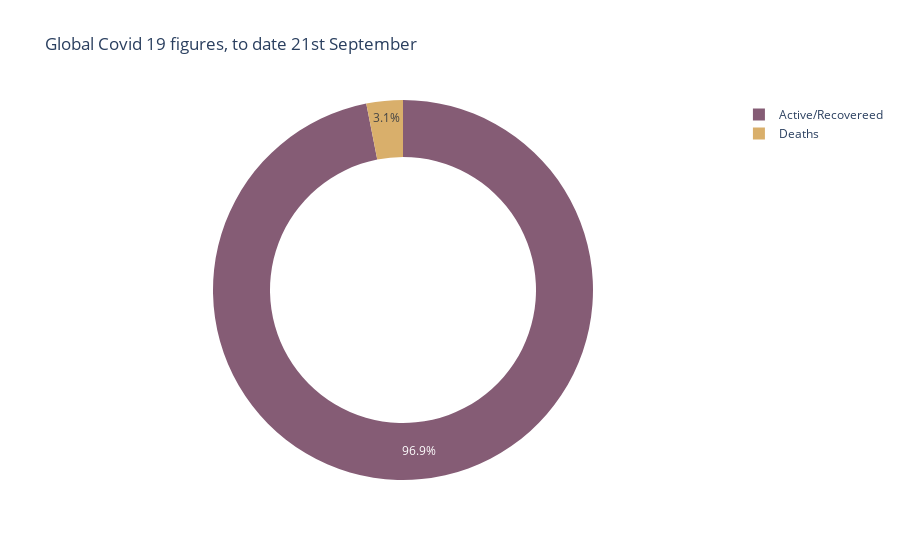

This figure's notebook cell:
### Code cell
fig = px.pie(values =data_sept21.loc[0, ["CDeaths","Active/Recovered"]], names=['Deaths', 'Active/Recovereed'], 
                             title='Global Covid 19 figures, to date 21st September', hole = 0.7,
                            color_discrete_sequence = px.colors.qualitative.Antique )
fig.show()

### Figure 1 — Plotly figure (JSON) as saved in the notebook; plotly's stock layout.template omitted (floating-point values rounded to 4 significant figures)
{"data": [{"domain": {"x": [0, 1], "y": [0, 1]}, "hole": 0.7, "hovertemplate": "label=%{label}<br>value=%{value}<extra></extra>", "labels": ["Deaths", "Active/Recovereed"], "legendgroup": "", "name": "", "showlegend": true, "type": "pie", "values": [959116, 29990688]}], "layout": {"legend": {"tracegroupgap": 0}, "piecolorway": ["rgb(133, 92, 117)", "rgb(217, 175, 107)", "rgb(175, 100, 88)", "rgb(115, 111, 76)", "rgb(82, 106, 131)", "rgb(98, 83, 119)", "rgb(104, 133, 92)", "rgb(156, 156, 94)", "rgb(160, 97, 119)", "rgb(140, 120, 93)", "rgb(124, 124, 124)"], "title": {"text": "Global Covid 19 figures, to date 21st September"}}}
